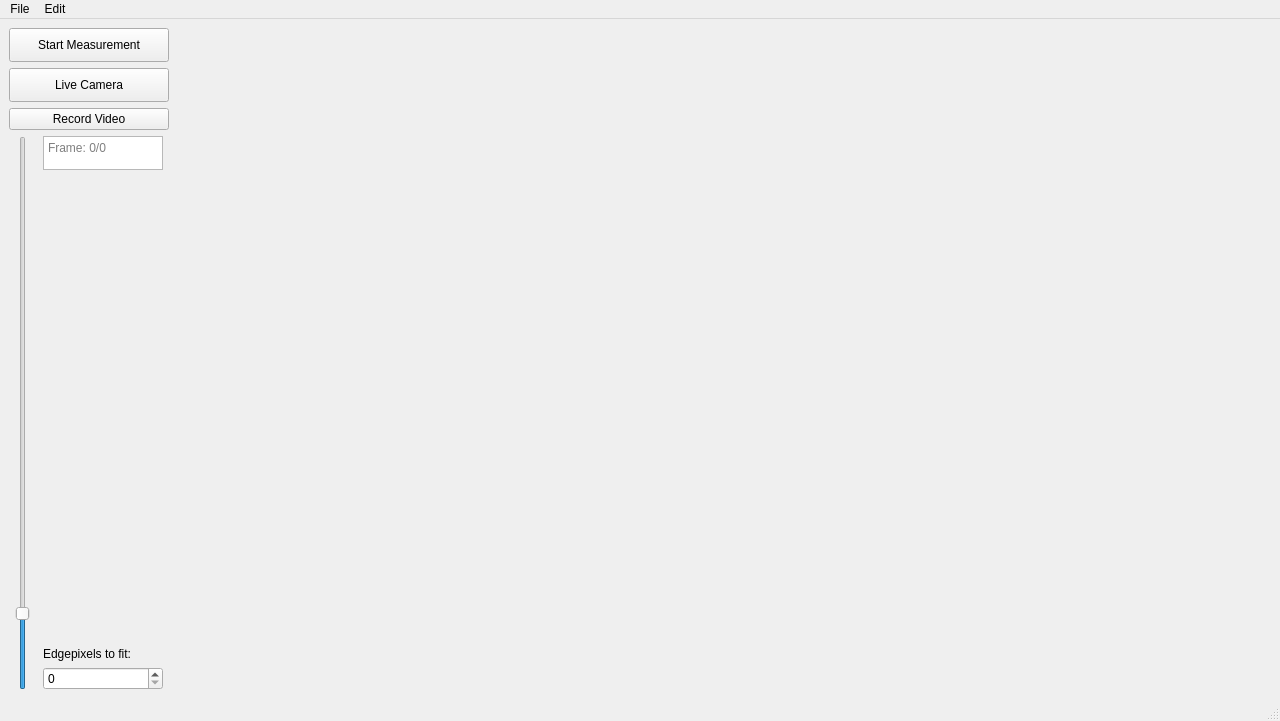
<?xml version="1.0" encoding="UTF-8"?>
<ui version="4.0">
 <class>MainWindow</class>
 <widget class="QMainWindow" name="MainWindow">
  <property name="geometry">
   <rect>
    <x>0</x>
    <y>0</y>
    <width>1280</width>
    <height>721</height>
   </rect>
  </property>
  <property name="sizePolicy">
   <sizepolicy hsizetype="MinimumExpanding" vsizetype="MinimumExpanding">
    <horstretch>0</horstretch>
    <verstretch>0</verstretch>
   </sizepolicy>
  </property>
  <property name="minimumSize">
   <size>
    <width>1280</width>
    <height>721</height>
   </size>
  </property>
  <property name="windowTitle">
   <string>MainWindow</string>
  </property>
  <widget class="QWidget" name="centralwidget">
   <property name="sizePolicy">
    <sizepolicy hsizetype="MinimumExpanding" vsizetype="MinimumExpanding">
     <horstretch>0</horstretch>
     <verstretch>0</verstretch>
    </sizepolicy>
   </property>
   <property name="minimumSize">
    <size>
     <width>1280</width>
     <height>668</height>
    </size>
   </property>
   <layout class="QGridLayout" name="gridLayout_2">
    <item row="0" column="0">
     <layout class="QGridLayout" name="gridLayout">
      <property name="sizeConstraint">
       <enum>QLayout::SetMinimumSize</enum>
      </property>
      <item row="3" column="0" rowspan="2">
       <layout class="QGridLayout" name="gridLayout_3">
        <item row="1" column="1">
         <spacer name="verticalSpacer">
          <property name="orientation">
           <enum>Qt::Vertical</enum>
          </property>
          <property name="sizeHint" stdset="0">
           <size>
            <width>20</width>
            <height>40</height>
           </size>
          </property>
         </spacer>
        </item>
        <item row="0" column="0" rowspan="4">
         <widget class="QSlider" name="kInputSlider">
          <property name="minimumSize">
           <size>
            <width>20</width>
            <height>0</height>
           </size>
          </property>
          <property name="toolTip">
           <string>Set the amount of pixels of the detected edge to use for contact angle measurement</string>
          </property>
          <property name="minimum">
           <number>2</number>
          </property>
          <property name="maximum">
           <number>300</number>
          </property>
          <property name="value">
           <number>40</number>
          </property>
          <property name="sliderPosition">
           <number>40</number>
          </property>
          <property name="orientation">
           <enum>Qt::Vertical</enum>
          </property>
         </widget>
        </item>
        <item row="3" column="1">
         <widget class="QSpinBox" name="kInputSpinbox">
          <property name="toolTip">
           <string>&lt;html&gt;&lt;head/&gt;&lt;body&gt;&lt;p&gt;Set the amount of pixels of the detected edge to use for contact angle measurement&lt;/p&gt;&lt;/body&gt;&lt;/html&gt;</string>
          </property>
          <property name="maximum">
           <number>300</number>
          </property>
         </widget>
        </item>
        <item row="0" column="1">
         <widget class="QTextBrowser" name="FrameCounterText">
          <property name="sizePolicy">
           <sizepolicy hsizetype="Fixed" vsizetype="Fixed">
            <horstretch>0</horstretch>
            <verstretch>0</verstretch>
           </sizepolicy>
          </property>
          <property name="minimumSize">
           <size>
            <width>120</width>
            <height>34</height>
           </size>
          </property>
          <property name="maximumSize">
           <size>
            <width>100</width>
            <height>34</height>
           </size>
          </property>
          <property name="placeholderText">
           <string>Frame: 0/0</string>
          </property>
         </widget>
        </item>
        <item row="2" column="1">
         <widget class="QLabel" name="Klabel">
          <property name="text">
           <string>Edgepixels to fit:</string>
          </property>
         </widget>
        </item>
       </layout>
      </item>
      <item row="0" column="0">
       <widget class="QPushButton" name="StartStopButton">
        <property name="sizePolicy">
         <sizepolicy hsizetype="Fixed" vsizetype="Fixed">
          <horstretch>0</horstretch>
          <verstretch>0</verstretch>
         </sizepolicy>
        </property>
        <property name="minimumSize">
         <size>
          <width>160</width>
          <height>34</height>
         </size>
        </property>
        <property name="maximumSize">
         <size>
          <width>160</width>
          <height>34</height>
         </size>
        </property>
        <property name="text">
         <string>Start Measurement</string>
        </property>
        <property name="checkable">
         <bool>true</bool>
        </property>
       </widget>
      </item>
      <item row="0" column="2" rowspan="5">
       <widget class="PlotWidget" name="PlotWidget" native="true">
        <property name="enabled">
         <bool>true</bool>
        </property>
        <property name="sizePolicy">
         <sizepolicy hsizetype="MinimumExpanding" vsizetype="MinimumExpanding">
          <horstretch>0</horstretch>
          <verstretch>0</verstretch>
         </sizepolicy>
        </property>
        <property name="minimumSize">
         <size>
          <width>561</width>
          <height>659</height>
         </size>
        </property>
       </widget>
      </item>
      <item row="0" column="1" rowspan="5">
       <widget class="PlotWidget" name="VideoWidget" native="true">
        <property name="sizePolicy">
         <sizepolicy hsizetype="MinimumExpanding" vsizetype="MinimumExpanding">
          <horstretch>0</horstretch>
          <verstretch>0</verstretch>
         </sizepolicy>
        </property>
        <property name="minimumSize">
         <size>
          <width>562</width>
          <height>659</height>
         </size>
        </property>
       </widget>
      </item>
      <item row="1" column="0">
       <widget class="QPushButton" name="CameraToggleButton">
        <property name="sizePolicy">
         <sizepolicy hsizetype="Fixed" vsizetype="Fixed">
          <horstretch>0</horstretch>
          <verstretch>0</verstretch>
         </sizepolicy>
        </property>
        <property name="minimumSize">
         <size>
          <width>160</width>
          <height>34</height>
         </size>
        </property>
        <property name="maximumSize">
         <size>
          <width>160</width>
          <height>33</height>
         </size>
        </property>
        <property name="text">
         <string>Live Camera</string>
        </property>
        <property name="checkable">
         <bool>true</bool>
        </property>
       </widget>
      </item>
      <item row="2" column="0">
       <widget class="QPushButton" name="VidRecordButton">
        <property name="text">
         <string>Record Video</string>
        </property>
        <property name="checkable">
         <bool>true</bool>
        </property>
       </widget>
      </item>
     </layout>
    </item>
   </layout>
  </widget>
  <widget class="QMenuBar" name="menubar">
   <property name="geometry">
    <rect>
     <x>0</x>
     <y>0</y>
     <width>1280</width>
     <height>32</height>
    </rect>
   </property>
   <widget class="QMenu" name="menuFile">
    <property name="title">
     <string>File</string>
    </property>
    <addaction name="actionNewMeasurement"/>
    <addaction name="actionOpen"/>
    <addaction name="separator"/>
    <addaction name="actionSave"/>
   </widget>
   <widget class="QMenu" name="menuEdit">
    <property name="title">
     <string>Edit</string>
    </property>
    <addaction name="actionSettings"/>
   </widget>
   <addaction name="menuFile"/>
   <addaction name="menuEdit"/>
  </widget>
  <widget class="QStatusBar" name="statusbar"/>
  <action name="actionNewMeasurement">
   <property name="text">
    <string>New Measurement</string>
   </property>
  </action>
  <action name="actionOpen">
   <property name="text">
    <string>Open</string>
   </property>
  </action>
  <action name="actionSave">
   <property name="text">
    <string>Save</string>
   </property>
  </action>
  <action name="actionSettings">
   <property name="text">
    <string>Settings</string>
   </property>
  </action>
 </widget>
 <customwidgets>
  <customwidget>
   <class>PlotWidget</class>
   <extends>QWidget</extends>
   <header location="global">pyqtgraph</header>
   <container>1</container>
  </customwidget>
 </customwidgets>
 <resources/>
 <connections/>
</ui>
